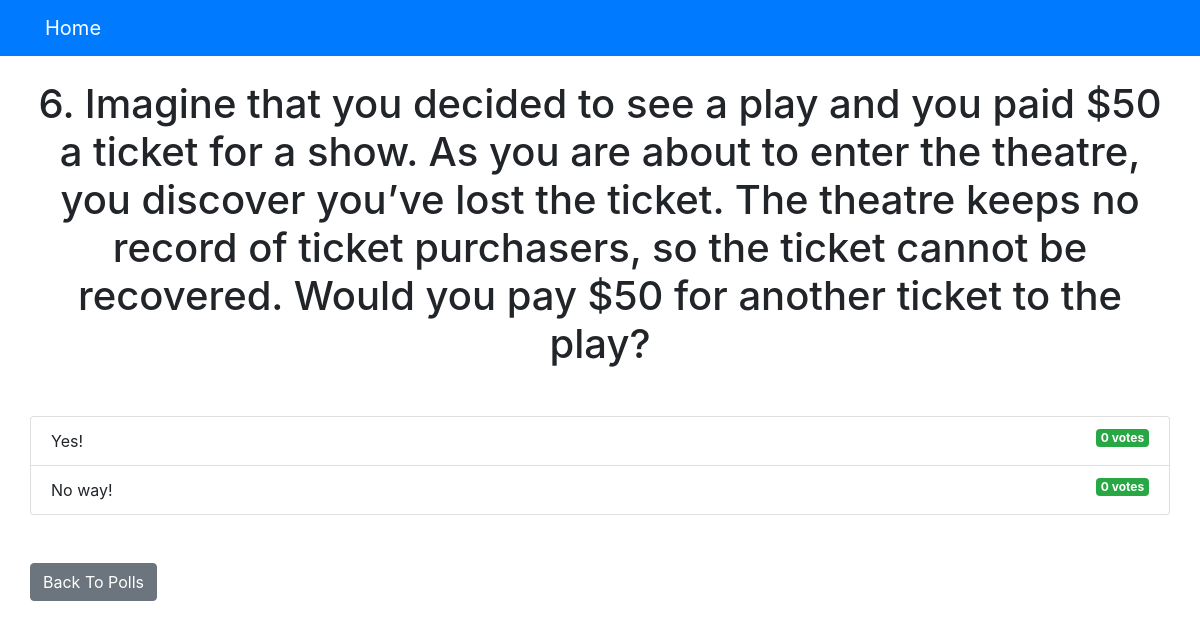
Page /polls/6/results/ on the committed database.
### polls/models.py (models this page shows, shortened)
class Question(models.Model):
    question_text = models.CharField(max_length=4000)
    pub_date = models.DateTimeField('date published', default=None)

class Choice(models.Model):
    question = models.ForeignKey(Question, on_delete=models.CASCADE)
    choice_text = models.CharField(max_length=300)
    votes = models.IntegerField(default=0)

### polls/views.py (the view)
# urls.py: path('<int:question_id>/results/', views.results, name ='results'),
def results(request, question_id):
    question = get_object_or_404(Question, pk=question_id)
    return render(request, 'polls/results.html', {'question': question})

### templates/polls/results.html
{% extends 'base.html' %}
{% block content %}
<h1 class ="mb-5 text-center">{{ question.question_text }}</h1>
<ul class ="list-group mb-5">
	{% for choice in question.choice_set.all %}
	<li class ="list-group-item">
		{{ choice.choice_text }} <span class ="badge badge-success float-right">{{ choice.votes }}
			vote{{ choice.votes | pluralize }}</span>
	</li>
	{% endfor %}
</ul>
<a class ="btn btn-secondary" href ="{% url 'polls:index' %}">Back To Polls</a>
{% endblock %}

### rows in the picture
Question: question_text "6. Imagine that you decided to see a play and you paid $50 a ticket for a show. As you are about to enter the theatre, you discover you’ve lost the ticket. The theatre keeps no record of ticket purchasers, so the ticket cannot be recovered. Would you pay $50 for another ticket to the play?"
Choice: choice_text "Yes!", votes "0", votes|pluralize "s"
Choice: choice_text "No way!", votes "0", votes|pluralize "s"
